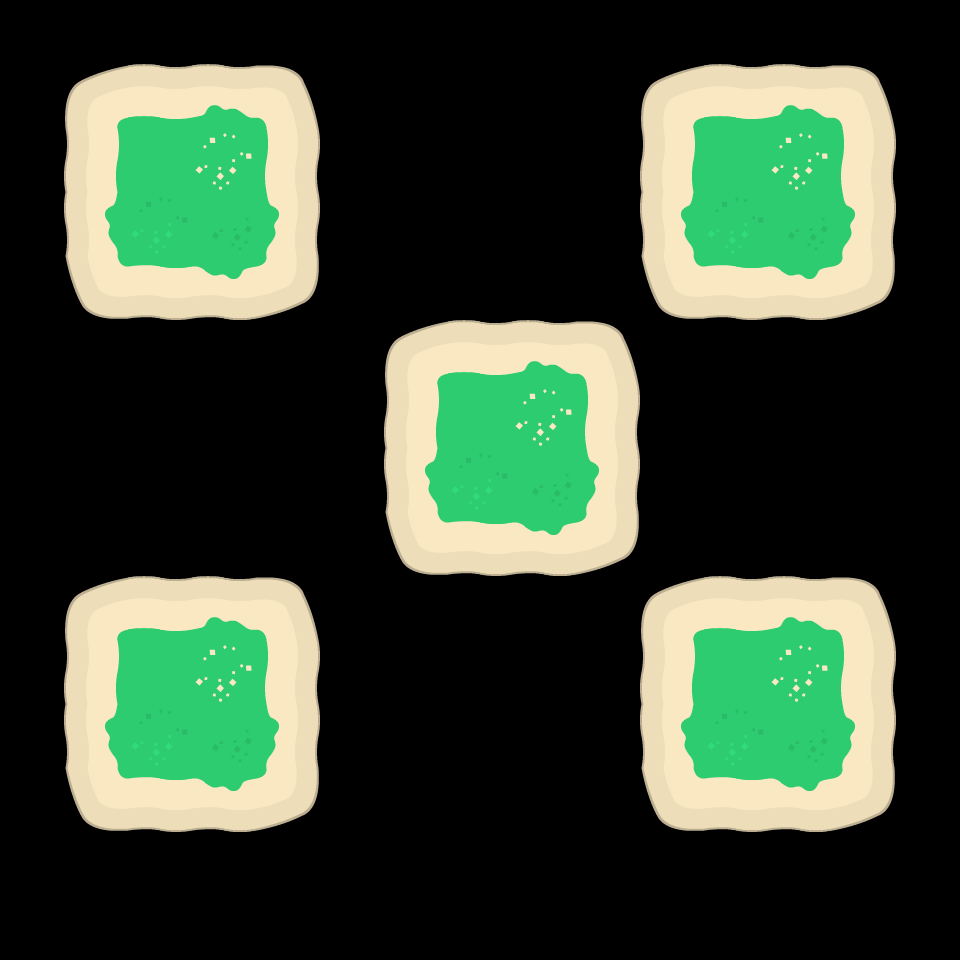

Tiled map render using the project's own tile images. Description and the whole map definition, tile-layer contents included, below:
An orthogonal 15x15 tile map with 64x64 px tiles, 1 tile layer (Tile Layer 1) and 4 objects (Rectangle, Point, Ellipse, Polyline).

<map version="1.5" tiledversion="1.7.1" orientation="orthogonal" renderorder="right-down" width="15" height="15" tilewidth="64" tileheight="64" infinite="0" nextlayerid="3" nextobjectid="5">
 <tileset firstgid="1" name="kenny_pirate" tilewidth="64" tileheight="64" tilecount="96" columns="16">
  <image source="../tilesets/kenny_pirate.png" width="1024" height="384" />
 </tileset>
 <layer id="1" name="Tile Layer 1" width="15" height="15">
  <data encoding="csv">
0,0,0,0,0,0,0,0,0,0,0,0,0,0,0,
0,6,7,8,9,0,0,0,0,0,6,7,8,9,0,
0,22,23,24,25,0,0,0,0,0,22,23,24,25,0,
0,38,39,40,41,0,0,0,0,0,38,39,40,41,0,
0,54,55,56,57,0,0,0,0,0,54,55,56,57,0,
0,0,0,0,0,0,6,7,8,9,0,0,0,0,0,
0,0,0,0,0,0,22,23,24,25,0,0,0,0,0,
0,0,0,0,0,0,38,39,40,41,0,0,0,0,0,
0,0,0,0,0,0,54,55,56,57,0,0,0,0,0,
0,6,7,8,9,0,0,0,0,0,6,7,8,9,0,
0,22,23,24,25,0,0,0,0,0,22,23,24,25,0,
0,38,39,40,41,0,0,0,0,0,38,39,40,41,0,
0,54,55,56,57,0,0,0,0,0,54,55,56,57,0,
0,0,0,0,0,0,0,0,0,0,0,0,0,0,0,
0,0,0,0,0,0,0,0,0,0,0,0,0,0,0
</data>
 </layer>
 <objectgroup id="2" name="Object Layer 1">
  <object id="1" name="Rectangle" x="71.5945" y="71.5945" width="237.322" height="237.322" />
  <object id="2" name="Point" x="190.919" y="192.244">
   <point />
  </object>
  <object id="3" name="Ellipse" x="369.905" y="307.591" width="286.378" height="269.142">
   <ellipse />
  </object>
  <object id="4" name="Polyline" x="396.421" y="125.953">
   <polygon points="0,0 267.816,37.1231 90.156,82.2011 -14.5841,70.2687 50.3813,42.4264" />
  </object>
 </objectgroup>
</map>
